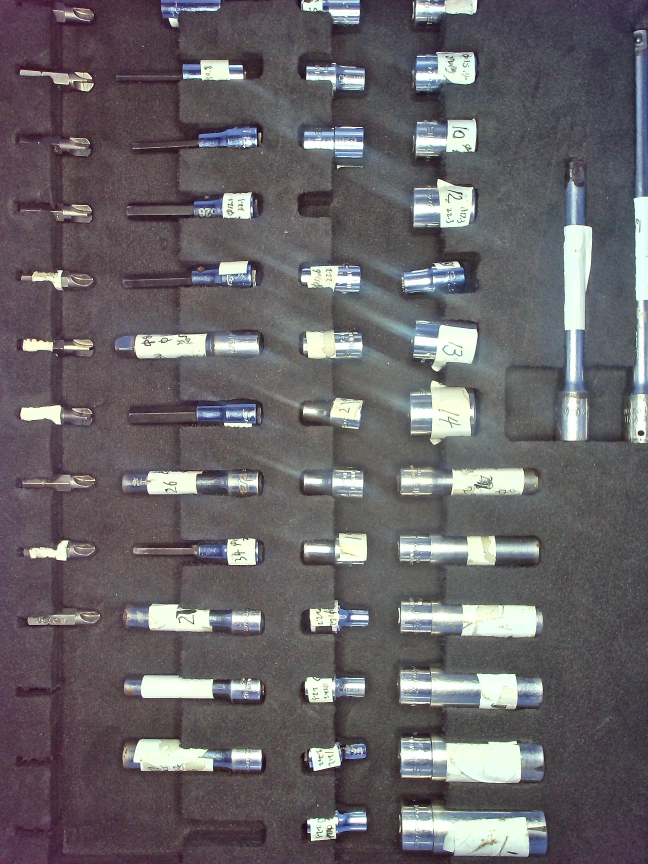
#> input picture opencv/1111test02.jpg, 1944 x 2592 px (shown at 1/3 size)
$ python '16.数金属物体.py'
#> lines starting #> are read from the running program, lines starting #| are printed output that depends on the picture; after the words box and inside, x2 and y2 are one past the last pixel; in counts of white or black regions, pixels touching at a corner belong together
#图像轮廓指具有相同颜色(说明不用先二值化，彩色的也行)或强度的连续点的曲线

import cv2 as cv
import numpy as np
import argparse
import imutils
min_w = 13
min_h = 13
modelNum = 0    #金属物体的个数

kernel = cv.getStructuringElement(cv.MORPH_RECT , (5,5))    # 5*5 小矩阵
#image = cv.imread('onePic.png')
# image1 = cv.imread('110901.jpg')
image1 = cv.imread('1111test02.jpg')
#> image1 is the input picture: shape (2592, 1944, 3); mean B, G, R 103.6, 99.9, 103.7

image = cv.resize(image1 , dsize=(1000,500))
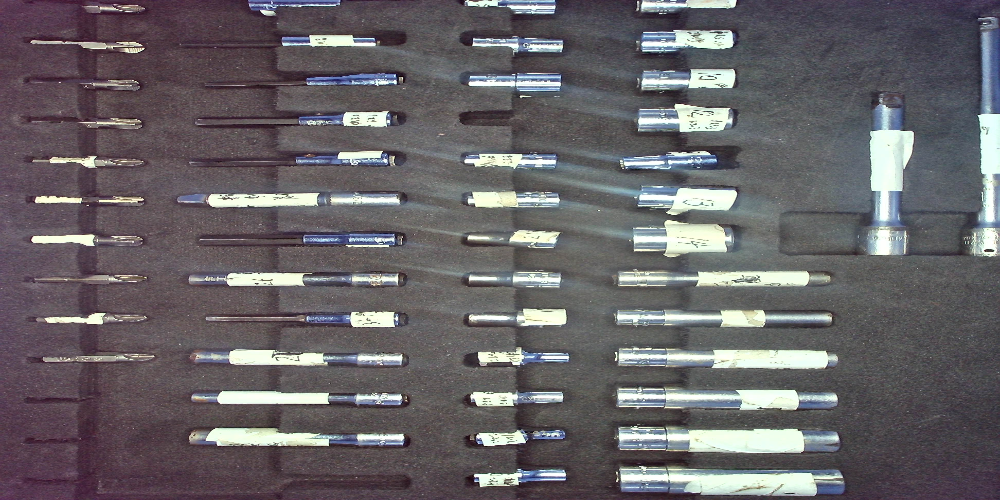
#> image: shape (500, 1000, 3); mean B, G, R 103.5, 99.7, 103.5


gray_img = cv.cvtColor(image , cv.COLOR_BGR2GRAY)
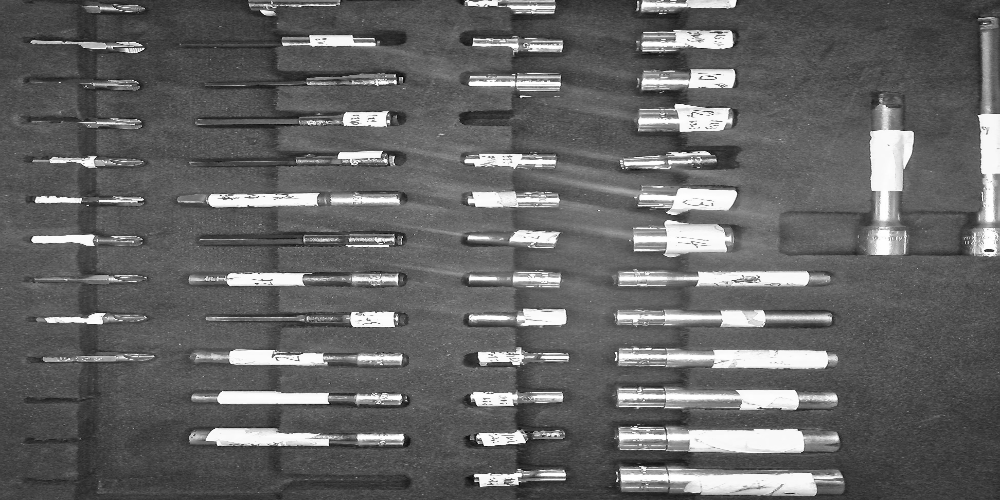
#> gray_img: shape (500, 1000); min 1, max 255, mean 101.3
gaussian_dst = cv.GaussianBlur(gray_img , (7 , 7) , sigmaX=1)  #去噪
cv.imshow('gaussian_dst' , gaussian_dst)

ret , dst = cv.threshold(gaussian_dst , 165 , 255 , cv.THRESH_BINARY)   # 设阈值
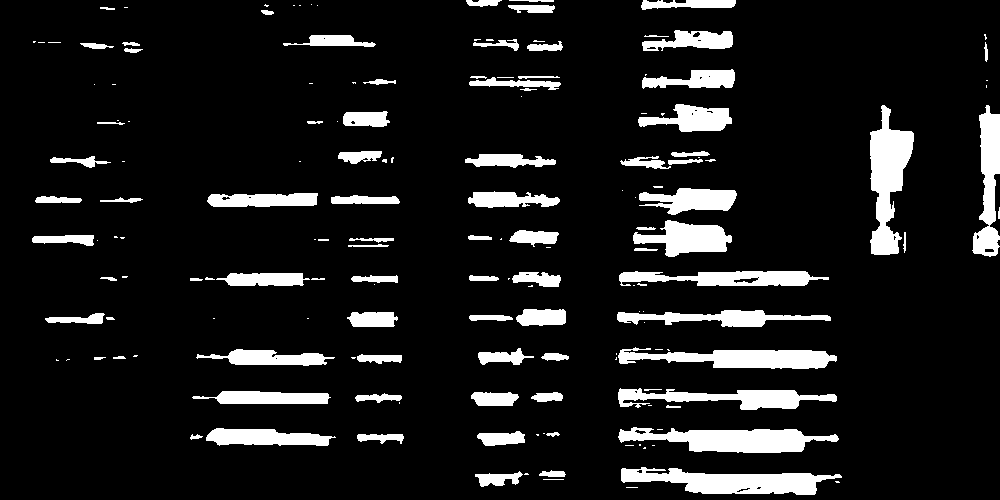
#> dst: shape (500, 1000); 10.7% white; 162 white regions (73 under 20 px), largest, box (x1, y1, x2, y2) and area: (870, 105, 914, 255) 3648, (621, 467, 842, 495) 3496, (618, 427, 839, 453) 3436
cv.imshow('bin' , dst)

dilate = cv.dilate(dst , kernel , iterations=2) #膨胀 (小螺丝钉)
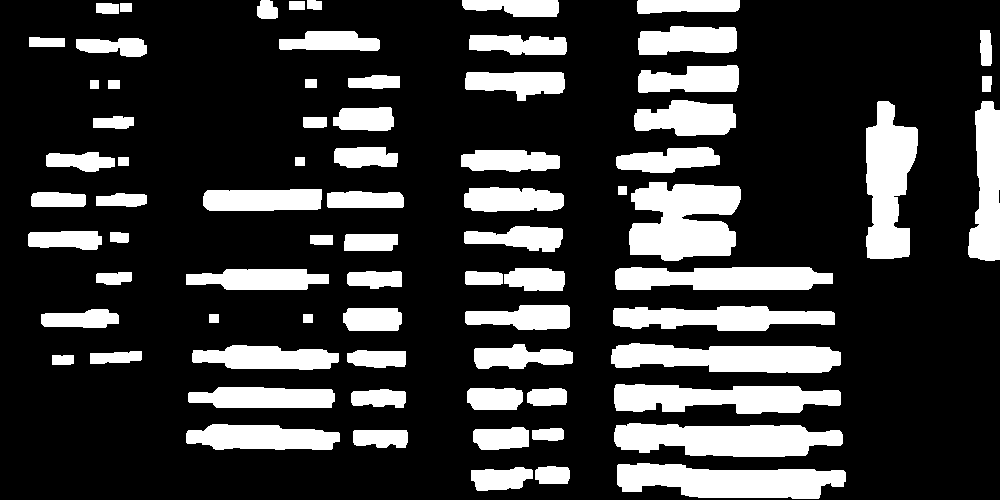
#> dilate: shape (500, 1000); 22.7% white; 75 white regions, largest, box (x1, y1, x2, y2) and area: (629, 182, 741, 261) 6703, (614, 423, 843, 457) 5950, (617, 463, 846, 499) 5915
cv.imshow('dilate' , dilate)

# dst = cv.morphologyEx(dilate  , cv.MORPH_OPEN , kernel)    #开运算去除小块
# cv.imshow('dst' , dst)


close = cv.morphologyEx(dilate , cv.MORPH_CLOSE , kernel) #闭运算 (无太大用)
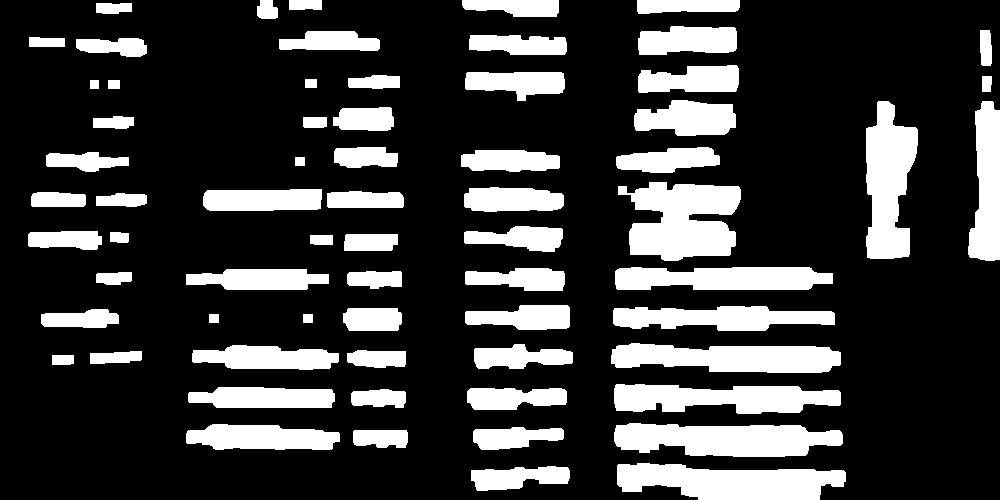
#> close: shape (500, 1000); 22.8% white; 67 white regions
cv.imshow('close'  , close)

cnts , h = cv.findContours(close , cv.RETR_TREE , cv.CHAIN_APPROX_SIMPLE)
#> cnts = 67 contours; largest, box (x1, y1, x2, y2) and area: (618, 182, 741, 261) 6552, (617, 463, 846, 500) 5874, (614, 423, 843, 457) 5698, (866, 101, 918, 259) 5565, (611, 343, 841, 373) 5032; h = 67 rows, first 6: [1, -1, -1, -1], [2, 0, -1, -1], [3, 1, -1, -1], [4, 2, -1, -1], [5, 3, -1, -1], [6, 4, -1, -1]
for (i, c) in enumerate(cnts):
    (x, y, w, h) = cv.boundingRect(c)  # 获得x，y，宽和高
    isValid = (w >= min_w) and (h >= min_h)
    if (not isValid):
        continue
    cv.rectangle(image, (x, y), (x + w, y + h), (0, 0, 255), 2)
    modelNum+=1
#> this loop made 67 passes
#> (x, y, w, h, isValid) on passes 1 to 12: (471, 466, 99, 25, True), (617, 463, 229, 37, True), (353, 430, 55, 18, True), (473, 427, 91, 23, True), (186, 424, 154, 26, True), (614, 423, 229, 34, True), (351, 389, 55, 19, True), (467, 388, 100, 22, True), (188, 387, 147, 21, True), (614, 384, 227, 30, True), (52, 355, 22, 10, False), (90, 351, 52, 13, True)
#> (c, x, y, w, h, isValid) on passes 17, 18, 39, 50, 51, 52: ([[303, 314], [303, 322], [312, 322], [312, 314]], 303, 314, 10, 9, False), ([[209, 314], [209, 322], [218, 322], [218, 314]], 209, 314, 10, 9, False), ([[295, 157], [295, 165], [304, 165], [304, 157]], 295, 157, 10, 9, False), ([[108, 80], [108, 88], [119, 88], [119, 80]], 108, 80, 12, 9, False), ([[90, 80], [90, 88], [98, 88], [98, 80]], 90, 80, 9, 9, False), ([[305, 79], [305, 87], [316, 87], [316, 79]], 305, 79, 12, 9, False)
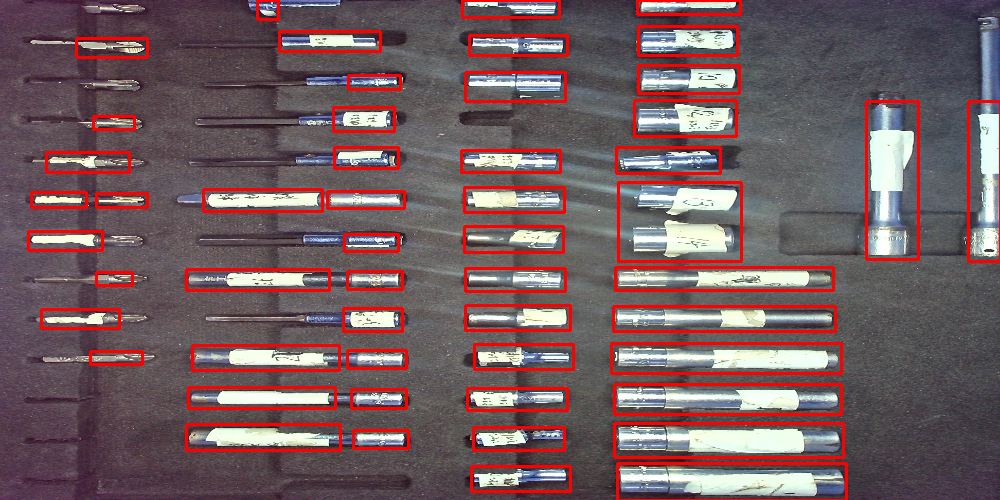
#> image: shape (500, 1000, 3); 7.8% of pixels changed, all inside (x1, y1, x2, y2) = (27, 0, 1000, 500)
#> after the loop, modelNum = 52

cv.imshow('out1' , image)
print("out1的金属物体数量为:%d"%(modelNum))
#| out1的金属物体数量为:52


# [97 lines of commented-out code are left out]


cv.waitKey(0)

$ run again, with opencv/onePic.png saved as opencv/1111test02.jpg
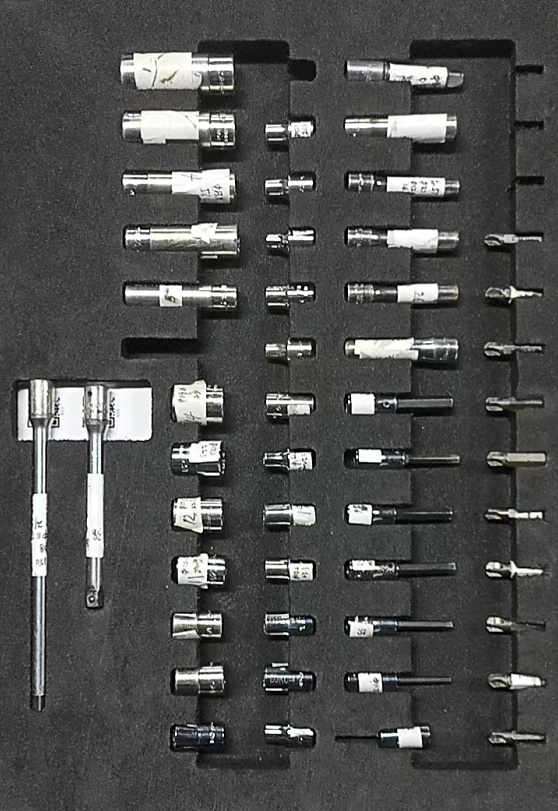
#> input picture opencv/onePic.png, 558 x 811 px
#> image1 is the input picture: shape (811, 558, 3); mean B, G, R 77.2, 78.5, 77.6
#> `ret , dst = cv.threshold(gaussian_dst , 165 , 255 , cv.THRESH_BINARY)`:
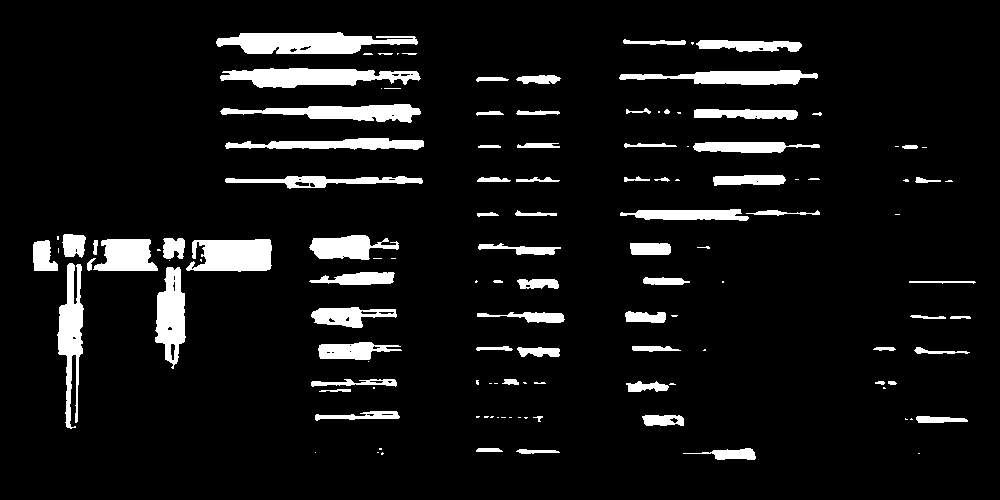
#> dst: shape (500, 1000); 7.9% white; 126 white regions (50 under 20 px), largest, box (x1, y1, x2, y2) and area: (216, 32, 418, 54) 2976, (220, 68, 421, 88) 2604, (186, 239, 272, 272) 2310
#> dilate: shape (500, 1000); 18.6% white; 65 white regions, largest, box (x1, y1, x2, y2) and area: (29, 230, 276, 433) 16821, (212, 28, 422, 59) 5567, (216, 64, 425, 93) 4844
#> close: shape (500, 1000); 18.7% white; 59 white regions
#> `cnts , h = cv.findContours(close , cv.RETR_TREE , cv.CHAIN_APPROX_SIMP..`: cnts = 59 contours; largest, box (x1, y1, x2, y2) and area: (29, 230, 276, 433) 16356, (212, 28, 422, 59) 5360, (216, 64, 425, 93) 4624, (305, 231, 403, 289) 4309, (216, 100, 425, 127) 3717; h = 59 rows, first 6: [1, -1, -1, -1], [2, 0, -1, -1], [3, 1, -1, -1], [4, 2, -1, -1], [5, 3, -1, -1], [6, 4, -1, -1]
#> the loop `for (i, c) in enumerate(cnts):` made 59 passes
#> (x, y, w, h, isValid) on passes 3 to 10: (512, 445, 52, 13, True), (679, 444, 81, 20, True), (472, 444, 35, 12, False), (373, 444, 15, 15, True), (901, 412, 71, 15, True), (472, 412, 75, 14, True), (638, 411, 50, 19, True), (311, 407, 93, 18, True)
#> after the loop `for (i, c) in enumerate(cnts):`:
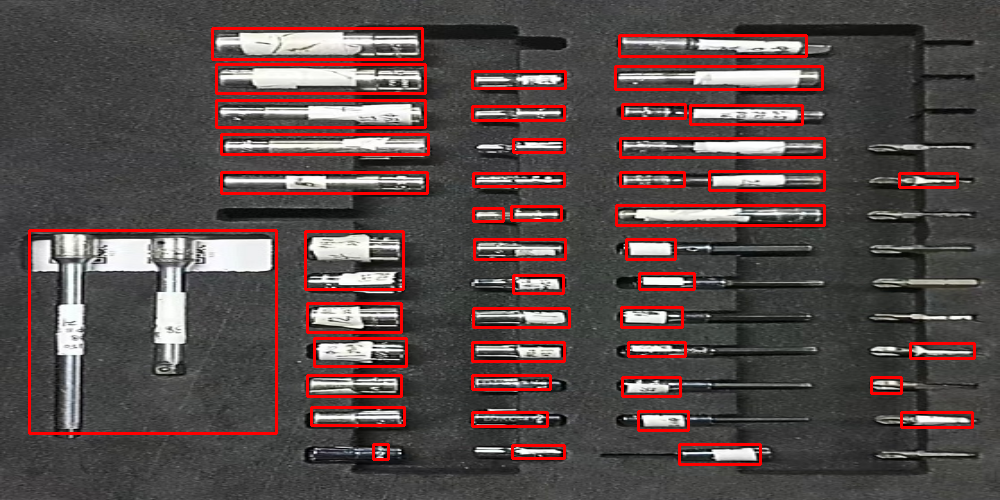
#> image: shape (500, 1000, 3); mean B, G, R 73.1, 74.4, 90.4
#> after the loop `for (i, c) in enumerate(cnts):`: modelNum = 44
#| out1的金属物体数量为:44

$ run again, with opencv/110901.jpg copied over opencv/1111test02.jpg
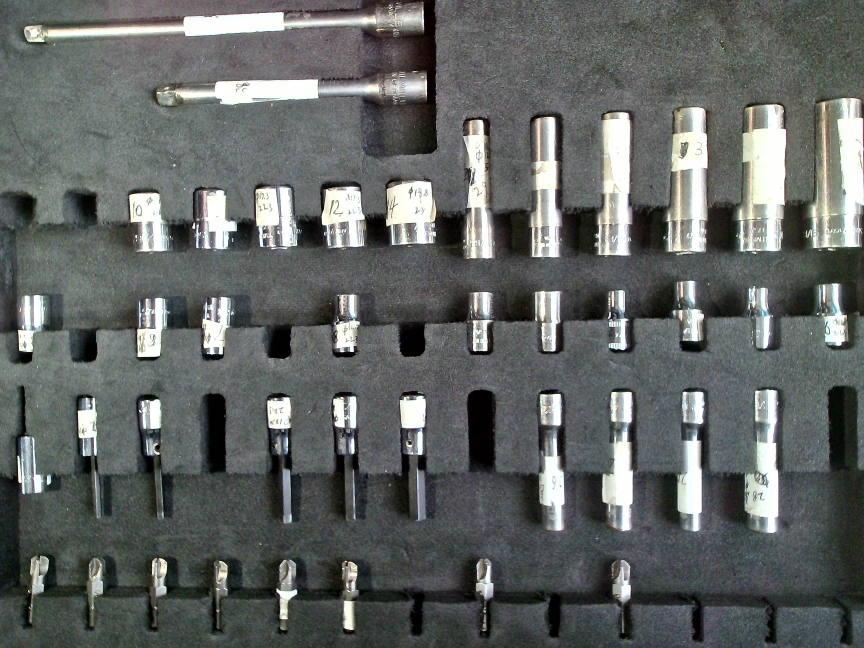
#> input picture opencv/110901.jpg, 2592 x 1944 px (shown at 1/3 size)
#> image1 is the input picture: shape (1944, 2592, 3); mean B, G, R 99.6, 101.4, 97.7
#> `ret , dst = cv.threshold(gaussian_dst , 165 , 255 , cv.THRESH_BINARY)`:
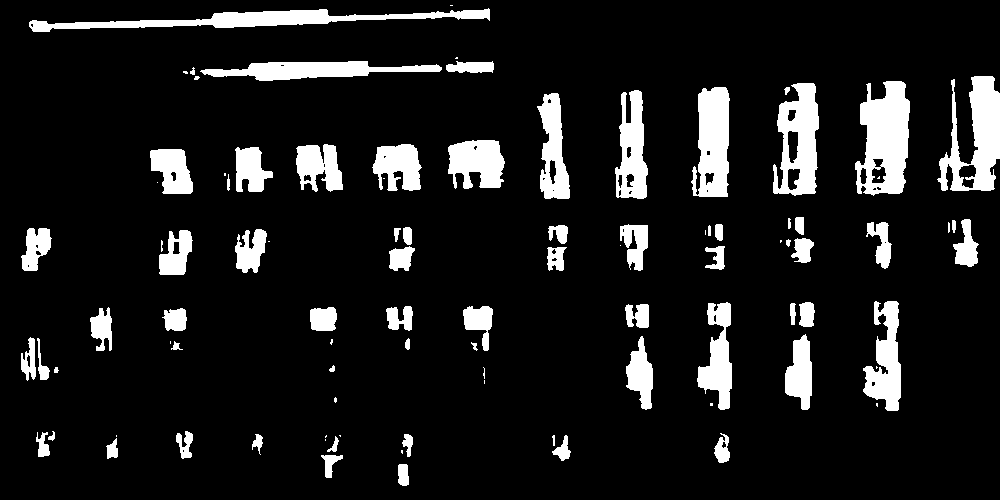
#> dst: shape (500, 1000); 11.1% white; 94 white regions (26 under 20 px), largest, box (x1, y1, x2, y2) and area: (855, 81, 910, 196) 4387, (29, 8, 490, 32) 3942, (937, 76, 1000, 191) 3862
#> dilate: shape (500, 1000); 20.6% white; 45 white regions, largest, box (x1, y1, x2, y2) and area: (25, 1, 494, 36) 8166, (851, 77, 914, 200) 6455, (933, 72, 1000, 195) 6307
#> close: shape (500, 1000); 20.8% white; 44 white regions
#> `cnts , h = cv.findContours(close , cv.RETR_TREE , cv.CHAIN_APPROX_SIMP..`: cnts = 45 contours; largest, box (x1, y1, x2, y2) and area: (25, 0, 494, 36) 7692, (851, 77, 914, 200) 6366, (933, 72, 1000, 195) 6118, (179, 53, 498, 85) 5886, (769, 79, 823, 200) 5391; h = 45 rows, first 6: [1, -1, -1, -1], [2, 0, -1, -1], [3, 1, -1, -1], [4, 2, -1, -1], [5, 3, -1, -1], [6, 4, -1, -1]
#> the loop `for (i, c) in enumerate(cnts):` made 45 passes
#> (x, y, w, h, isValid) on passes 1 to 8: (548, 431, 27, 34, True), (317, 431, 30, 51, True), (102, 431, 20, 32, True), (394, 430, 23, 60, True), (248, 430, 19, 29, True), (710, 429, 24, 38, True), (172, 427, 25, 36, True), (32, 427, 27, 34, True)
#> after the loop `for (i, c) in enumerate(cnts):`:
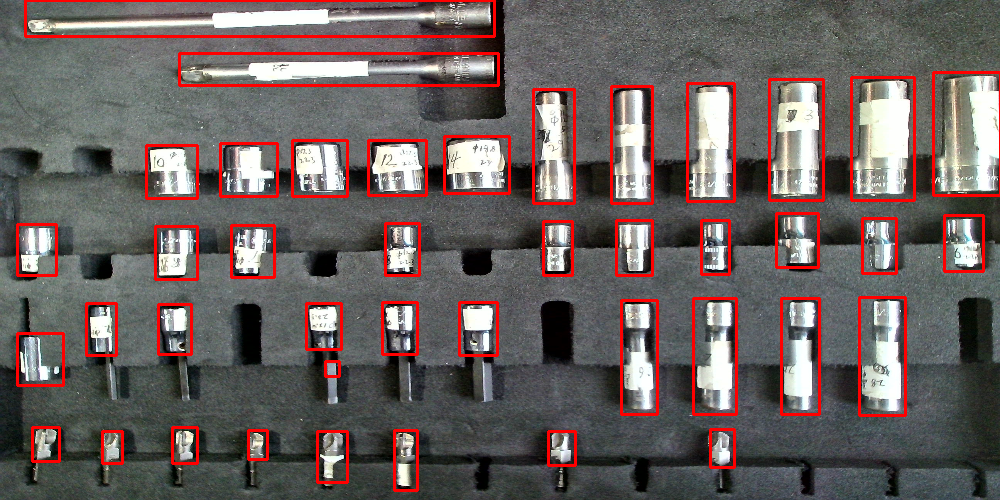
#> image: shape (500, 1000, 3); mean B, G, R 94.8, 96.5, 108
#> after the loop `for (i, c) in enumerate(cnts):`: modelNum = 42
#| out1的金属物体数量为:42
